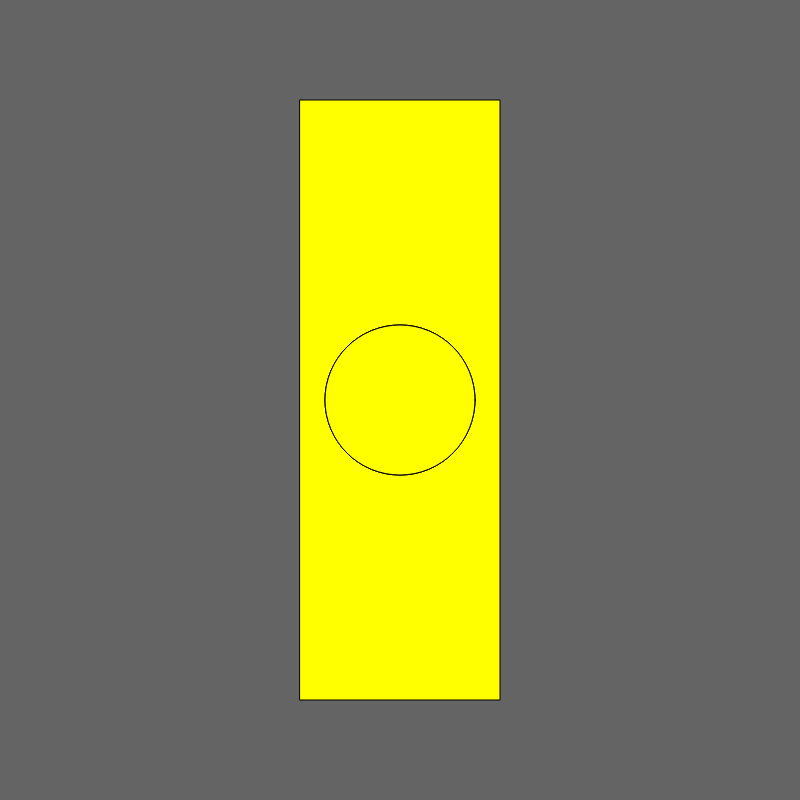
Frame 1 (no input)
Frame 60 (no input): identical to frame 1, image omitted
Frame 120 (the mouse pressed at the canvas centre since frame 60): identical to frame 1, image omitted

The p5.js sketch that drew this single still picture (run headless with seeded random() and noise() and a simulated clock; from frame 60 on, the mouse is pressed at the canvas centre):

// p5.js sketch
// ── sketch.js
let state = 0;

function setup() {
  createCanvas(800, 800);
  rectMode(CENTER);
}

function draw() {

  background(100);
  fill("yellow");
  rect(width/2, height/2, 200, 600);
  switch (state) {

    case 0:
      ellipse(width/2, height/2, 150, 150)
      ellipse(width/2, height/2, 150, 150)
      ellipse(width/2, height/2, 150, 150)
      break;

    case 1:
      text("1", 100, 100);
      break;

    case 2:
      text("2", 100, 100);
      break;

  }
}

function mouseReleased() {
  state++;
  if (state > 2) state = 0;

}
